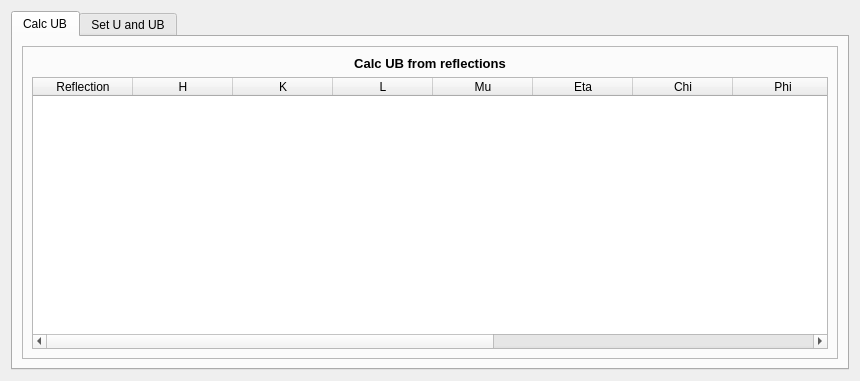
<?xml version="1.0" encoding="UTF-8"?>
<ui version="4.0">
 <class>Form</class>
 <widget class="QWidget" name="Form">
  <property name="geometry">
   <rect>
    <x>0</x>
    <y>0</y>
    <width>860</width>
    <height>381</height>
   </rect>
  </property>
  <property name="windowTitle">
   <string>U and UB matrices</string>
  </property>
  <layout class="QVBoxLayout" name="verticalLayout">
   <item>
    <widget class="QTabWidget" name="tabWidget">
     <property name="currentIndex">
      <number>0</number>
     </property>
     <widget class="QWidget" name="tab_calcUB">
      <attribute name="title">
       <string>Calc UB</string>
      </attribute>
      <layout class="QVBoxLayout" name="verticalLayout_6">
       <item>
        <widget class="QFrame" name="frame_6">
         <property name="frameShape">
          <enum>QFrame::StyledPanel</enum>
         </property>
         <property name="frameShadow">
          <enum>QFrame::Raised</enum>
         </property>
         <layout class="QVBoxLayout" name="verticalLayout_12">
          <item>
           <layout class="QVBoxLayout" name="verticalLayout_4">
            <item>
             <widget class="QLabel" name="label_3">
              <property name="font">
               <font>
                <pointsize>10</pointsize>
                <weight>75</weight>
                <bold>true</bold>
               </font>
              </property>
              <property name="styleSheet">
               <string notr="true"/>
              </property>
              <property name="text">
               <string>Calc UB from reflections</string>
              </property>
              <property name="alignment">
               <set>Qt::AlignCenter</set>
              </property>
             </widget>
            </item>
            <item>
             <widget class="QTableWidget" name="tableWidget">
              <property name="sortingEnabled">
               <bool>true</bool>
              </property>
              <attribute name="horizontalHeaderVisible">
               <bool>true</bool>
              </attribute>
              <attribute name="horizontalHeaderShowSortIndicator" stdset="0">
               <bool>true</bool>
              </attribute>
              <attribute name="verticalHeaderVisible">
               <bool>false</bool>
              </attribute>
              <column>
               <property name="text">
                <string>Reflection</string>
               </property>
              </column>
              <column>
               <property name="text">
                <string>H</string>
               </property>
              </column>
              <column>
               <property name="text">
                <string>K</string>
               </property>
              </column>
              <column>
               <property name="text">
                <string>L</string>
               </property>
              </column>
              <column>
               <property name="text">
                <string>Mu</string>
               </property>
              </column>
              <column>
               <property name="text">
                <string>Eta</string>
               </property>
              </column>
              <column>
               <property name="text">
                <string>Chi</string>
               </property>
              </column>
              <column>
               <property name="text">
                <string>Phi</string>
               </property>
              </column>
              <column>
               <property name="text">
                <string>Nu</string>
               </property>
              </column>
              <column>
               <property name="text">
                <string>Del</string>
               </property>
              </column>
              <column>
               <property name="text">
                <string>Energy</string>
               </property>
              </column>
              <column>
               <property name="text">
                <string/>
               </property>
              </column>
             </widget>
            </item>
           </layout>
          </item>
         </layout>
        </widget>
       </item>
      </layout>
     </widget>
     <widget class="QWidget" name="tab_UB">
      <attribute name="title">
       <string>Set U and UB</string>
      </attribute>
      <layout class="QVBoxLayout" name="verticalLayout_2">
       <item>
        <widget class="QFrame" name="frame">
         <property name="frameShape">
          <enum>QFrame::StyledPanel</enum>
         </property>
         <property name="frameShadow">
          <enum>QFrame::Raised</enum>
         </property>
         <layout class="QVBoxLayout" name="verticalLayout_3">
          <item>
           <widget class="QLabel" name="label">
            <property name="font">
             <font>
              <pointsize>10</pointsize>
              <weight>75</weight>
              <bold>true</bold>
             </font>
            </property>
            <property name="styleSheet">
             <string notr="true"/>
            </property>
            <property name="text">
             <string>U</string>
            </property>
            <property name="alignment">
             <set>Qt::AlignCenter</set>
            </property>
           </widget>
          </item>
          <item>
           <layout class="QGridLayout" name="gridLayout">
            <property name="spacing">
             <number>0</number>
            </property>
            <item row="1" column="4">
             <spacer name="horizontalSpacer_2">
              <property name="orientation">
               <enum>Qt::Horizontal</enum>
              </property>
              <property name="sizeType">
               <enum>QSizePolicy::Expanding</enum>
              </property>
              <property name="sizeHint" stdset="0">
               <size>
                <width>60</width>
                <height>20</height>
               </size>
              </property>
             </spacer>
            </item>
            <item row="0" column="3">
             <widget class="QLineEdit" name="lineEdit_u_02">
              <property name="maximumSize">
               <size>
                <width>100</width>
                <height>16777215</height>
               </size>
              </property>
              <property name="font">
               <font>
                <pointsize>9</pointsize>
               </font>
              </property>
              <property name="styleSheet">
               <string notr="true"> QLabel {
    qproperty-alignment: AlignCenter;
    border: 1px solid rgb(0, 0, 0);
    color: rgb(0, 0, 0);
    max-height: 12px;
    font-size: 10px;
}</string>
              </property>
              <property name="alignment">
               <set>Qt::AlignCenter</set>
              </property>
             </widget>
            </item>
            <item row="1" column="0">
             <spacer name="horizontalSpacer">
              <property name="orientation">
               <enum>Qt::Horizontal</enum>
              </property>
              <property name="sizeType">
               <enum>QSizePolicy::Expanding</enum>
              </property>
              <property name="sizeHint" stdset="0">
               <size>
                <width>60</width>
                <height>20</height>
               </size>
              </property>
             </spacer>
            </item>
            <item row="1" column="3">
             <widget class="QLineEdit" name="lineEdit_u_12">
              <property name="maximumSize">
               <size>
                <width>100</width>
                <height>16777215</height>
               </size>
              </property>
              <property name="font">
               <font>
                <pointsize>9</pointsize>
               </font>
              </property>
              <property name="styleSheet">
               <string notr="true"> QLabel {
    qproperty-alignment: AlignCenter;
    border: 1px solid rgb(0, 0, 0);
    color: rgb(0, 0, 0);
    max-height: 12px;
    font-size: 10px;
}</string>
              </property>
              <property name="alignment">
               <set>Qt::AlignCenter</set>
              </property>
             </widget>
            </item>
            <item row="2" column="3">
             <widget class="QLineEdit" name="lineEdit_u_22">
              <property name="maximumSize">
               <size>
                <width>100</width>
                <height>16777215</height>
               </size>
              </property>
              <property name="font">
               <font>
                <pointsize>9</pointsize>
               </font>
              </property>
              <property name="styleSheet">
               <string notr="true"> QLabel {
    qproperty-alignment: AlignCenter;
    border: 1px solid rgb(0, 0, 0);
    color: rgb(0, 0, 0);
    max-height: 12px;
    font-size: 10px;
}</string>
              </property>
              <property name="alignment">
               <set>Qt::AlignCenter</set>
              </property>
             </widget>
            </item>
            <item row="2" column="1">
             <widget class="QLineEdit" name="lineEdit_u_20">
              <property name="maximumSize">
               <size>
                <width>100</width>
                <height>16777215</height>
               </size>
              </property>
              <property name="font">
               <font>
                <pointsize>9</pointsize>
               </font>
              </property>
              <property name="styleSheet">
               <string notr="true"> QLabel {
    qproperty-alignment: AlignCenter;
    border: 1px solid rgb(0, 0, 0);
    color: rgb(0, 0, 0);
    max-height: 12px;
    font-size: 10px;
}</string>
              </property>
              <property name="alignment">
               <set>Qt::AlignCenter</set>
              </property>
             </widget>
            </item>
            <item row="2" column="2">
             <widget class="QLineEdit" name="lineEdit_u_21">
              <property name="maximumSize">
               <size>
                <width>100</width>
                <height>16777215</height>
               </size>
              </property>
              <property name="font">
               <font>
                <pointsize>9</pointsize>
               </font>
              </property>
              <property name="styleSheet">
               <string notr="true"> QLabel {
    qproperty-alignment: AlignCenter;
    border: 1px solid rgb(0, 0, 0);
    color: rgb(0, 0, 0);
    max-height: 12px;
    font-size: 10px;
}</string>
              </property>
              <property name="alignment">
               <set>Qt::AlignCenter</set>
              </property>
             </widget>
            </item>
            <item row="1" column="2">
             <widget class="QLineEdit" name="lineEdit_u_11">
              <property name="maximumSize">
               <size>
                <width>100</width>
                <height>16777215</height>
               </size>
              </property>
              <property name="font">
               <font>
                <pointsize>9</pointsize>
               </font>
              </property>
              <property name="styleSheet">
               <string notr="true"> QLabel {
    qproperty-alignment: AlignCenter;
    border: 1px solid rgb(0, 0, 0);
    color: rgb(0, 0, 0);
    max-height: 12px;
    font-size: 10px;
}</string>
              </property>
              <property name="alignment">
               <set>Qt::AlignCenter</set>
              </property>
             </widget>
            </item>
            <item row="0" column="2">
             <widget class="QLineEdit" name="lineEdit_u_01">
              <property name="maximumSize">
               <size>
                <width>100</width>
                <height>16777215</height>
               </size>
              </property>
              <property name="font">
               <font>
                <pointsize>9</pointsize>
               </font>
              </property>
              <property name="styleSheet">
               <string notr="true"> QLabel {
    qproperty-alignment: AlignCenter;
    border: 1px solid rgb(0, 0, 0);
    color: rgb(0, 0, 0);
    max-height: 12px;
    font-size: 10px;
}</string>
              </property>
              <property name="alignment">
               <set>Qt::AlignCenter</set>
              </property>
             </widget>
            </item>
            <item row="1" column="1">
             <widget class="QLineEdit" name="lineEdit_u_10">
              <property name="maximumSize">
               <size>
                <width>100</width>
                <height>16777215</height>
               </size>
              </property>
              <property name="font">
               <font>
                <pointsize>9</pointsize>
               </font>
              </property>
              <property name="styleSheet">
               <string notr="true"> QLabel {
    qproperty-alignment: AlignCenter;
    border: 1px solid rgb(0, 0, 0);
    color: rgb(0, 0, 0);
    max-height: 12px;
    font-size: 10px;
}</string>
              </property>
              <property name="alignment">
               <set>Qt::AlignCenter</set>
              </property>
             </widget>
            </item>
            <item row="0" column="1">
             <widget class="QLineEdit" name="lineEdit_u_00">
              <property name="sizePolicy">
               <sizepolicy hsizetype="Expanding" vsizetype="Fixed">
                <horstretch>0</horstretch>
                <verstretch>0</verstretch>
               </sizepolicy>
              </property>
              <property name="maximumSize">
               <size>
                <width>100</width>
                <height>16777215</height>
               </size>
              </property>
              <property name="font">
               <font>
                <pointsize>9</pointsize>
               </font>
              </property>
              <property name="styleSheet">
               <string notr="true"> QLabel {
    qproperty-alignment: AlignCenter;
    border: 1px solid rgb(0, 0, 0);
    color: rgb(0, 0, 0);
    max-height: 12px;
    font-size: 10px;
}</string>
              </property>
              <property name="alignment">
               <set>Qt::AlignCenter</set>
              </property>
             </widget>
            </item>
           </layout>
          </item>
          <item>
           <layout class="QGridLayout" name="gridLayout_2">
            <item row="0" column="0">
             <spacer name="horizontalSpacer_3">
              <property name="orientation">
               <enum>Qt::Horizontal</enum>
              </property>
              <property name="sizeHint" stdset="0">
               <size>
                <width>40</width>
                <height>20</height>
               </size>
              </property>
             </spacer>
            </item>
            <item row="1" column="0">
             <spacer name="horizontalSpacer_4">
              <property name="orientation">
               <enum>Qt::Horizontal</enum>
              </property>
              <property name="sizeHint" stdset="0">
               <size>
                <width>40</width>
                <height>20</height>
               </size>
              </property>
             </spacer>
            </item>
            <item row="1" column="2">
             <spacer name="horizontalSpacer_6">
              <property name="orientation">
               <enum>Qt::Horizontal</enum>
              </property>
              <property name="sizeHint" stdset="0">
               <size>
                <width>40</width>
                <height>20</height>
               </size>
              </property>
             </spacer>
            </item>
            <item row="1" column="1">
             <widget class="QPushButton" name="pushButton_set_i">
              <property name="minimumSize">
               <size>
                <width>0</width>
                <height>0</height>
               </size>
              </property>
              <property name="maximumSize">
               <size>
                <width>150</width>
                <height>16777215</height>
               </size>
              </property>
              <property name="text">
               <string>Set as I</string>
              </property>
             </widget>
            </item>
            <item row="0" column="2">
             <spacer name="horizontalSpacer_5">
              <property name="orientation">
               <enum>Qt::Horizontal</enum>
              </property>
              <property name="sizeHint" stdset="0">
               <size>
                <width>40</width>
                <height>20</height>
               </size>
              </property>
             </spacer>
            </item>
            <item row="0" column="1">
             <widget class="QPushButton" name="pushButton_set_u">
              <property name="minimumSize">
               <size>
                <width>0</width>
                <height>0</height>
               </size>
              </property>
              <property name="maximumSize">
               <size>
                <width>150</width>
                <height>16777215</height>
               </size>
              </property>
              <property name="text">
               <string>Set U</string>
              </property>
             </widget>
            </item>
           </layout>
          </item>
          <item>
           <widget class="Line" name="line_3">
            <property name="orientation">
             <enum>Qt::Horizontal</enum>
            </property>
           </widget>
          </item>
          <item>
           <widget class="QLabel" name="label_2">
            <property name="font">
             <font>
              <pointsize>10</pointsize>
              <weight>75</weight>
              <bold>true</bold>
             </font>
            </property>
            <property name="styleSheet">
             <string notr="true"/>
            </property>
            <property name="text">
             <string>UB</string>
            </property>
            <property name="alignment">
             <set>Qt::AlignCenter</set>
            </property>
           </widget>
          </item>
          <item>
           <layout class="QGridLayout" name="gridLayout_3">
            <property name="spacing">
             <number>0</number>
            </property>
            <item row="2" column="2">
             <widget class="QLineEdit" name="lineEdit_ub_21">
              <property name="minimumSize">
               <size>
                <width>100</width>
                <height>0</height>
               </size>
              </property>
              <property name="maximumSize">
               <size>
                <width>100</width>
                <height>16777215</height>
               </size>
              </property>
              <property name="font">
               <font>
                <pointsize>9</pointsize>
               </font>
              </property>
              <property name="styleSheet">
               <string notr="true"> QLabel {
    qproperty-alignment: AlignCenter;
    border: 1px solid rgb(0, 0, 0);
    color: rgb(0, 0, 0);
    max-height: 12px;
    font-size: 10px;
}</string>
              </property>
              <property name="alignment">
               <set>Qt::AlignCenter</set>
              </property>
             </widget>
            </item>
            <item row="2" column="1">
             <widget class="QLineEdit" name="lineEdit_ub_20">
              <property name="minimumSize">
               <size>
                <width>100</width>
                <height>0</height>
               </size>
              </property>
              <property name="maximumSize">
               <size>
                <width>100</width>
                <height>16777215</height>
               </size>
              </property>
              <property name="font">
               <font>
                <pointsize>9</pointsize>
               </font>
              </property>
              <property name="styleSheet">
               <string notr="true"> QLabel {
    qproperty-alignment: AlignCenter;
    border: 1px solid rgb(0, 0, 0);
    color: rgb(0, 0, 0);
    max-height: 12px;
    font-size: 10px;
}</string>
              </property>
              <property name="alignment">
               <set>Qt::AlignCenter</set>
              </property>
             </widget>
            </item>
            <item row="2" column="3">
             <widget class="QLineEdit" name="lineEdit_ub_22">
              <property name="minimumSize">
               <size>
                <width>100</width>
                <height>0</height>
               </size>
              </property>
              <property name="maximumSize">
               <size>
                <width>100</width>
                <height>16777215</height>
               </size>
              </property>
              <property name="font">
               <font>
                <pointsize>9</pointsize>
               </font>
              </property>
              <property name="styleSheet">
               <string notr="true"> QLabel {
    qproperty-alignment: AlignCenter;
    border: 1px solid rgb(0, 0, 0);
    color: rgb(0, 0, 0);
    max-height: 12px;
    font-size: 10px;
}</string>
              </property>
              <property name="alignment">
               <set>Qt::AlignCenter</set>
              </property>
             </widget>
            </item>
            <item row="1" column="4">
             <spacer name="horizontalSpacer_8">
              <property name="orientation">
               <enum>Qt::Horizontal</enum>
              </property>
              <property name="sizeType">
               <enum>QSizePolicy::Expanding</enum>
              </property>
              <property name="sizeHint" stdset="0">
               <size>
                <width>60</width>
                <height>20</height>
               </size>
              </property>
             </spacer>
            </item>
            <item row="1" column="2">
             <widget class="QLineEdit" name="lineEdit_ub_11">
              <property name="minimumSize">
               <size>
                <width>100</width>
                <height>0</height>
               </size>
              </property>
              <property name="maximumSize">
               <size>
                <width>100</width>
                <height>16777215</height>
               </size>
              </property>
              <property name="font">
               <font>
                <pointsize>9</pointsize>
               </font>
              </property>
              <property name="styleSheet">
               <string notr="true"> QLabel {
    qproperty-alignment: AlignCenter;
    border: 1px solid rgb(0, 0, 0);
    color: rgb(0, 0, 0);
    max-height: 12px;
    font-size: 10px;
}</string>
              </property>
              <property name="alignment">
               <set>Qt::AlignCenter</set>
              </property>
             </widget>
            </item>
            <item row="0" column="2">
             <widget class="QLineEdit" name="lineEdit_ub_01">
              <property name="minimumSize">
               <size>
                <width>100</width>
                <height>0</height>
               </size>
              </property>
              <property name="maximumSize">
               <size>
                <width>100</width>
                <height>16777215</height>
               </size>
              </property>
              <property name="font">
               <font>
                <pointsize>9</pointsize>
               </font>
              </property>
              <property name="styleSheet">
               <string notr="true"> QLabel {
    qproperty-alignment: AlignCenter;
    border: 1px solid rgb(0, 0, 0);
    color: rgb(0, 0, 0);
    max-height: 12px;
    font-size: 10px;
}</string>
              </property>
              <property name="alignment">
               <set>Qt::AlignCenter</set>
              </property>
             </widget>
            </item>
            <item row="1" column="3">
             <widget class="QLineEdit" name="lineEdit_ub_12">
              <property name="minimumSize">
               <size>
                <width>100</width>
                <height>0</height>
               </size>
              </property>
              <property name="maximumSize">
               <size>
                <width>100</width>
                <height>16777215</height>
               </size>
              </property>
              <property name="font">
               <font>
                <pointsize>9</pointsize>
               </font>
              </property>
              <property name="styleSheet">
               <string notr="true"> QLabel {
    qproperty-alignment: AlignCenter;
    border: 1px solid rgb(0, 0, 0);
    color: rgb(0, 0, 0);
    max-height: 12px;
    font-size: 10px;
}</string>
              </property>
              <property name="alignment">
               <set>Qt::AlignCenter</set>
              </property>
             </widget>
            </item>
            <item row="1" column="1">
             <widget class="QLineEdit" name="lineEdit_ub_10">
              <property name="minimumSize">
               <size>
                <width>100</width>
                <height>0</height>
               </size>
              </property>
              <property name="maximumSize">
               <size>
                <width>100</width>
                <height>16777215</height>
               </size>
              </property>
              <property name="font">
               <font>
                <pointsize>9</pointsize>
               </font>
              </property>
              <property name="styleSheet">
               <string notr="true"> QLabel {
    qproperty-alignment: AlignCenter;
    border: 1px solid rgb(0, 0, 0);
    color: rgb(0, 0, 0);
    max-height: 12px;
    font-size: 10px;
}</string>
              </property>
              <property name="alignment">
               <set>Qt::AlignCenter</set>
              </property>
             </widget>
            </item>
            <item row="0" column="3">
             <widget class="QLineEdit" name="lineEdit_ub_02">
              <property name="minimumSize">
               <size>
                <width>100</width>
                <height>0</height>
               </size>
              </property>
              <property name="maximumSize">
               <size>
                <width>100</width>
                <height>16777215</height>
               </size>
              </property>
              <property name="font">
               <font>
                <pointsize>9</pointsize>
               </font>
              </property>
              <property name="styleSheet">
               <string notr="true"> QLabel {
    qproperty-alignment: AlignCenter;
    border: 1px solid rgb(0, 0, 0);
    color: rgb(0, 0, 0);
    max-height: 12px;
    font-size: 10px;
}</string>
              </property>
              <property name="alignment">
               <set>Qt::AlignCenter</set>
              </property>
             </widget>
            </item>
            <item row="1" column="0">
             <spacer name="horizontalSpacer_7">
              <property name="orientation">
               <enum>Qt::Horizontal</enum>
              </property>
              <property name="sizeType">
               <enum>QSizePolicy::Expanding</enum>
              </property>
              <property name="sizeHint" stdset="0">
               <size>
                <width>60</width>
                <height>20</height>
               </size>
              </property>
             </spacer>
            </item>
            <item row="0" column="1">
             <widget class="QLineEdit" name="lineEdit_ub_00">
              <property name="minimumSize">
               <size>
                <width>100</width>
                <height>0</height>
               </size>
              </property>
              <property name="maximumSize">
               <size>
                <width>100</width>
                <height>16777215</height>
               </size>
              </property>
              <property name="font">
               <font>
                <pointsize>9</pointsize>
               </font>
              </property>
              <property name="styleSheet">
               <string notr="true"> QLabel {
    qproperty-alignment: AlignCenter;
    border: 1px solid rgb(0, 0, 0);
    color: rgb(0, 0, 0);
    max-height: 12px;
    font-size: 10px;
}</string>
              </property>
              <property name="alignment">
               <set>Qt::AlignCenter</set>
              </property>
             </widget>
            </item>
           </layout>
          </item>
          <item>
           <layout class="QGridLayout" name="gridLayout_4">
            <item row="0" column="1">
             <widget class="QPushButton" name="pushButton_set_ub">
              <property name="minimumSize">
               <size>
                <width>0</width>
                <height>0</height>
               </size>
              </property>
              <property name="maximumSize">
               <size>
                <width>150</width>
                <height>16777215</height>
               </size>
              </property>
              <property name="text">
               <string>Set UB</string>
              </property>
             </widget>
            </item>
            <item row="0" column="0">
             <spacer name="horizontalSpacer_9">
              <property name="orientation">
               <enum>Qt::Horizontal</enum>
              </property>
              <property name="sizeHint" stdset="0">
               <size>
                <width>40</width>
                <height>20</height>
               </size>
              </property>
             </spacer>
            </item>
            <item row="0" column="2">
             <spacer name="horizontalSpacer_10">
              <property name="orientation">
               <enum>Qt::Horizontal</enum>
              </property>
              <property name="sizeHint" stdset="0">
               <size>
                <width>40</width>
                <height>20</height>
               </size>
              </property>
             </spacer>
            </item>
           </layout>
          </item>
         </layout>
        </widget>
       </item>
      </layout>
     </widget>
    </widget>
   </item>
  </layout>
 </widget>
 <resources/>
 <connections/>
</ui>
